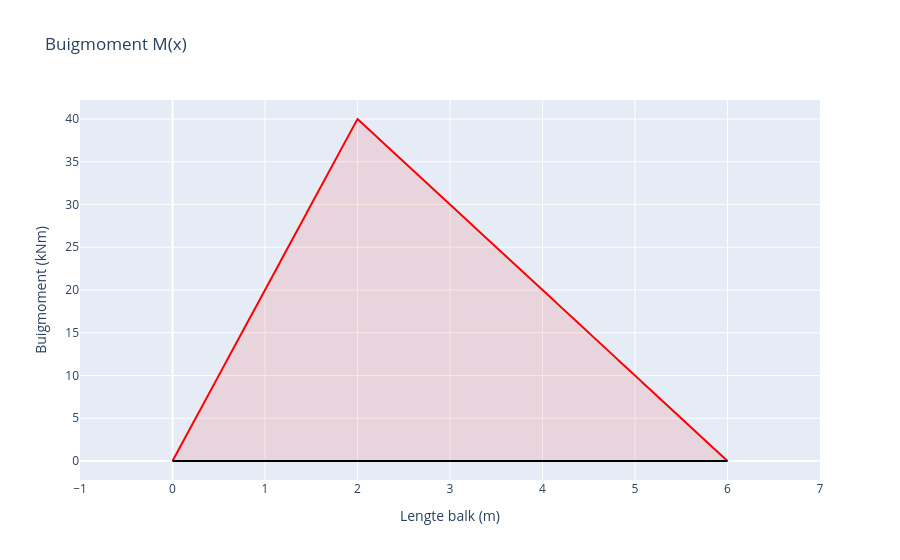

Notebook cell for this chart:
### Markdown cell above
## Buigmomentgrafiek

### Code cell
layout = go.Layout(
    title="Buigmoment M(x)",
    xaxis=dict(dtick=1,title="Lengte balk (m)", range=[-1, lengteBalk+1]),
    yaxis=dict(title="Buigmoment (kNm)"),
    showlegend=False
)

line = go.Scatter(
    x=X,
    y= sum(bendingMoment),
    mode='lines',
    name='Buigmoment (kNm)',
    fill = 'tonexty',
    line_color='red',
    fillcolor='rgba(255,0,0,0.1)'
)

axis = go.Scatter(
    x= [0,lengteBalk],
    y= [0,0],
    mode='lines',
    line_color='black'
)

fig= go.Figure(data=[line, axis], layout=layout)
fig.show()

### Figure 1 — Plotly figure (JSON) as saved in the notebook; plotly's stock layout.template omitted (floating-point values rounded to 4 significant figures; data arrays with more than 128 entries replaced by an {"elided": "..."} marker saying what was removed)
{"data": [{"fill": "tonexty", "fillcolor": "rgba(255,0,0,0.1)", "line": {"color": "red"}, "mode": "lines", "name": "Buigmoment (kNm)", "type": "scatter", "x": {"elided": "10002 float values"}, "y": {"elided": "10002 float values"}}, {"line": {"color": "black"}, "mode": "lines", "type": "scatter", "x": [0, 6], "y": [0, 0]}], "layout": {"autosize": true, "showlegend": false, "title": {"text": "Buigmoment M(x)"}, "xaxis": {"dtick": 1, "range": [-1, 7], "title": {"text": "Lengte balk (m)"}, "type": "linear"}, "yaxis": {"autorange": true, "range": [-2.222, 42.22], "title": {"text": "Buigmoment (kNm)"}, "type": "linear"}}}
